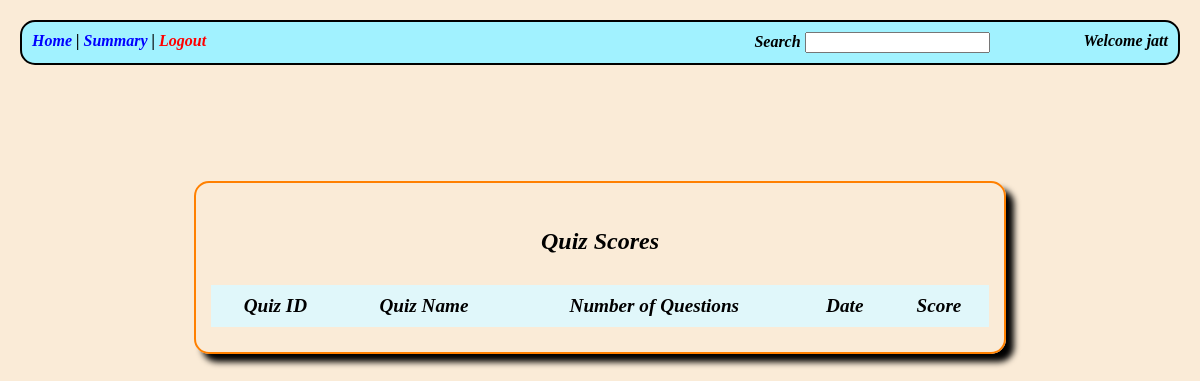
Before: /scores/2 with the older database file.
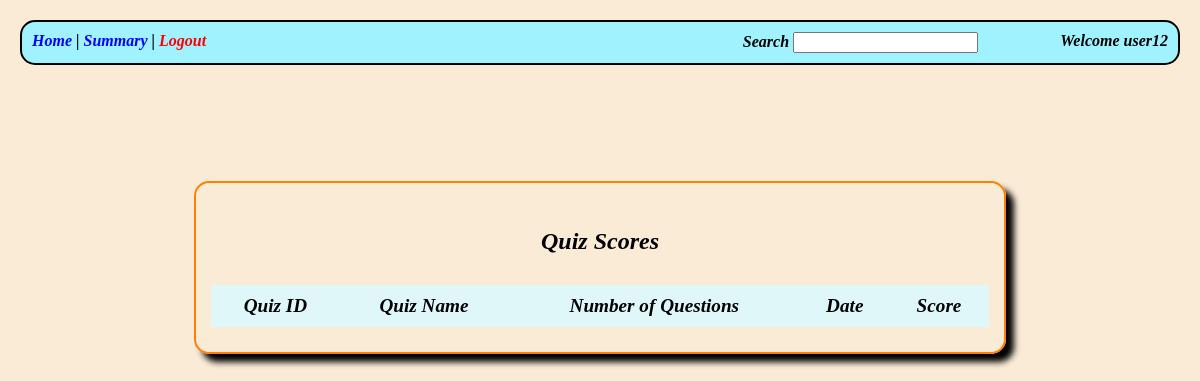
After: the same page with the newer database file.
### models.py (models this page shows)
class user(db.Model):
    __tablename__ = 'user'
    id = db.Column(db.Integer , primary_key = True)
    username = db.Column(db.String , unique =True , nullable = False)
    password = db.Column(db.String , nullable = False)
    uname = db.Column(db.String , nullable = False)
    qualification = db.Column(db.String , nullable = False)
    dob = db.Column(db.Date , nullable=False)
    scores = db.relationship("scores" , backref = "user")

### app.py (the view)
@app.route("/scores/<int:user_id>" , methods=["GET"])
def scoresdetails(user_id):
    current_user = user.query.get(user_id)                         #current user
    scoresdata = scores.query.filter_by(user_id = current_user.id).all() #scores data of user
    quizs = quiz.query.all()                                       #quizzes
    quest = questions.query.all()                                  #questions
    return render_template("scoresdetails.html" , current_user=current_user , scoresdata = scoresdata , quest=quest , quizs=quizs )

### templates/scoresdetails.html (shortened to what this page needs)
<!DOCTYPE html>
<html lang="en">
  <head>
    <link rel="stylesheet" href="/static/adminstyle.css" />
  </head>
  <body>
    <div class="header">
      <div>
        <a href="/user/dashboard/{{current_user.id}}"> Home </a>
        |
        <a href="/user/summary/{{current_user.id}}">Summary</a>
        |
        <a href="/" class="logout"> Logout</a>
      </div>
      <form
        method="post"
        action="/user/search/{{current_user.id}}"
        style="padding-left: 40%"
      >
        <label>Search</label>
        <input name="search" />
      </form>
      <div>Welcome {{current_user.uname}}</div>
    </div>
    <div style="align-content: center; padding-top: 10%">
      <div class="subject-card" style="margin: auto; width: 70%">
        <table>
          <tr>
            <td colspan="5"><h2>Quiz Scores</h2></td>
          </tr>
          <tr>
            <th>Quiz ID</th>
            <th>Quiz Name</th>
            <th>Number of Questions</th>
            <th>Date</th>
            <th>Score</th>
          </tr>
        </table>
      </div>
    </div>
  </body>
</html>

Changed rows visible on the page:
changed user: uname "jatt" → "user12"
